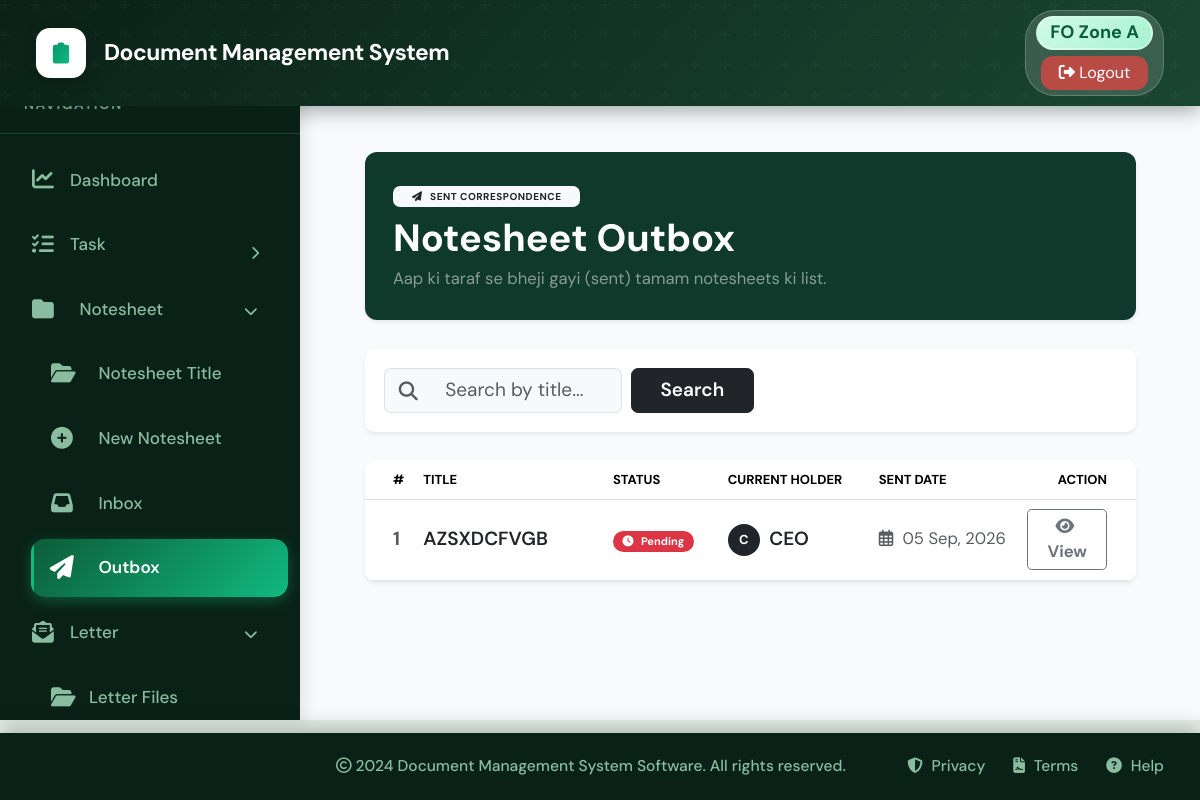
/notesheet/outbox/ (signed in), run on the app's committed database.
### core/models.py (models this page shows, shortened)
class Notesheet(models.Model):
    STATUS_CHOICES = (
        ('Pending', 'Pending'),
        ('In Progress', 'Seen'),
        ('Returned', 'Returned'),
        ('Completed', 'Completed'),
    )
    file = models.ForeignKey(File, on_delete=models.CASCADE, related_name='notesheets', null=True, blank=True)
    title = models.CharField(max_length=200, db_index=True)
    created_by = models.ForeignKey(User, on_delete=models.CASCADE, related_name="created_notesheets")
    current_holder = models.ForeignKey(User, on_delete=models.SET_NULL, null=True, blank=True, related_name="notesheets_in_hand")
    status = models.CharField(max_length=20, choices=STATUS_CHOICES, default="Pending", db_index=True)
    due_date = models.DateField(null=True, blank=True, db_index=True)
    is_seen = models.BooleanField(default=False)
    seen_at = models.DateTimeField(null=True, blank=True)
    created_at = models.DateTimeField(auto_now_add=True)
    updated_at = models.DateTimeField(auto_now=True)
    class Meta:
        ordering = ['-created_at']

### core/views.py (the view)
# urls.py: path('notesheet/outbox/', views.notesheet_outbox, name='notesheet_outbox'),
@login_required
def notesheet_outbox(request):
    notesheets = Notesheet.objects.filter(
        created_by=request.user
    ).exclude(current_holder=request.user).order_by('-updated_at')
    return render(request, 'notesheet_outbox.html', {'notesheets': notesheets})

### core/context_processors.py (called while the page is built)
def unread_notesheets(request):
    if request.user.is_authenticated:
        notesheets_count = Notesheet.objects.filter(
            current_holder=request.user,
            is_seen=False
        ).count()
        return {
            'unread_notesheets_count': notesheets_count,
        }
    return {
        'unread_notesheets_count': 0,
    }

def notifications_processor(request):
    if request.user.is_authenticated:
        unread_notifications = Notification.objects.filter(recipient=request.user, is_read=False)[:5]
        unread_count = Notification.objects.filter(recipient=request.user, is_read=False).count()
        return {
            'unread_notifications': unread_notifications,
            'unread_notifications_count': unread_count
        }
    return {}

### core/templates/notesheet_outbox.html (shortened to what this page needs)
{% extends 'base.html' %}
{% block content %}
<div class="container-fluid pt-2 pb-4 px-4">
    <div class="card border-0 text-white mb-4 shadow-sm" style="background-color: #0f392b; border-radius: 12px;">
        <div class="card-body p-4 d-flex justify-content-between align-items-center flex-wrap gap-3">
            <div>
                <span class="badge bg-light text-dark fw-bold mb-2 px-3 py-1 text-uppercase"
                    style="font-size: 10px; letter-spacing: 0.5px;">
                    <i class="fas fa-paper-plane me-1"></i> Sent Correspondence
                </span>
                <h2 class="fw-bold mb-1">Notesheet Outbox</h2>
                <p class="mb-0 text-white-50 small">Aap ki taraf se bheji gayi (sent) tamam notesheets ki list.</p>
            </div>
        </div>
    </div>
    <div class="card border-0 shadow-sm mb-4" style="border-radius: 10px;">
        <div class="card-body p-3">
            <form method="GET" action="{% url 'notesheet_outbox' %}" class="row g-2 align-items-center">
                <div class="col-md-6 col-lg-4">
                    <div class="input-group">
                        <span class="input-group-text bg-light border-end-0 text-muted">
                            <i class="fas fa-search"></i>
                        </span>
                        <input type="text" name="search" class="form-control bg-light border-start-0"
                            placeholder="Search by title..."
                            value="{{ search_query|default:'' }}">
                    </div>
                </div>
                <div class="col-auto">
                    <button type="submit" class="btn btn-dark fw-semibold px-4">Search</button>
                </div>
            </form>
        </div>
    </div>
    <div class="card border-0 shadow-sm" style="border-radius: 10px; overflow: hidden;">
        <div class="card-body p-0">
            <div class="table-responsive">
                <table class="table table-hover align-middle mb-0">
                    <thead style="background-color: #f8f9fa; font-size: 13px;" class="text-uppercase text-muted">
                        <tr>
                            <th class="ps-4" style="width: 5%;">#</th>
                            <th style="width: 25%;">Title</th>
                            <th style="width: 15%;">Status</th>
                            <th style="width: 20%;">Current Holder</th>
                            <th style="width: 20%;">Sent Date</th>
                            <th class="text-end pe-4" style="width: 15%;">Action</th>
                        </tr>
                    </thead>
                    <tbody>
                        {% for notesheet in notesheets %}
                        <tr>
                            <td class="ps-4 text-muted fw-bold">
                                {{ forloop.counter }}
                            </td>
                            <td>
                                <a href="{% url 'view_notesheet' notesheet.id %}"
                                    class="text-decoration-none text-dark fw-semibold d-block text-truncate"
                                    style="max-width: 100%;">
                                    {{ notesheet.title }}
                                </a>
                            </td>
                            <td>
                                {% if notesheet.status == 'Pending' %}
                                <span class="badge bg-danger text-white rounded-pill px-2 py-1"
                                    style="font-size: 11px; animation: pulse 1.5s infinite;">
                                    <i class="fas fa-clock me-1"></i> Pending
                                </span>
                                {% elif notesheet.status == 'In Progress' %}
                                <span class="badge bg-warning text-dark rounded-pill px-2 py-1"
                                    style="font-size: 11px; font-weight: normal;">
                                    <i class="fas fa-spinner me-1"></i> In Progress
                                </span>
                                {% elif notesheet.status == 'Returned' %}
                                <span class="badge bg-danger-subtle text-danger border border-danger-subtle rounded-pill px-2 py-1"
                                    style="font-size: 11px; font-weight: normal;">
                                    <i class="fas fa-undo me-1"></i> Returned
                                </span>
                                {% elif notesheet.status == 'Completed' %}
                                <span class="badge bg-light text-muted border rounded-pill px-2 py-1"
                                    style="font-size: 11px; font-weight: normal;">
                                    <i class="fas fa-check-double me-1 text-success"></i> Completed
                                </span>
                                {% else %}
                                <span class="badge bg-light text-muted border rounded-pill px-2 py-1"
                                    style="font-size: 11px; font-weight: normal;">
                                    {{ notesheet.status }}
                                </span>
                                {% endif %}
                            </td>
                            <td>
                                {% if notesheet.current_holder %}
                                <div class="d-flex align-items-center">
                                    <div class="avatar-sm rounded-circle bg-dark text-white d-flex align-items-center justify-content-center me-2 fw-bold"
                                        style="width: 32px; height: 32px; font-size: 13px;">
                                        {{ notesheet.current_holder.username|slice:":1"|upper }}
                                    </div>
                                    <div class="text-dark fw-semibold">{{ notesheet.current_holder.username }}</div>
                                </div>
                                {% else %}
                                <span class="text-muted small fst-italic">Unassigned</span>
                                {% endif %}
                            </td>
                            <td class="text-muted small">
                                <i class="far fa-calendar-alt me-1"></i> {{ notesheet.created_at|date:"d M, Y" }}
                            </td>
                            <td class="text-end pe-4">
                                <a href="{% url 'view_notesheet' notesheet.id %}"
                                    class="btn btn-sm btn-outline-secondary fw-bold px-3">
                                    <i class="fas fa-eye me-1"></i> View
                                </a>
                            </td>
                        </tr>
                        {% endfor %}
                    </tbody>
                </table>
            </div>
        </div>
    </div>
</div>
{% endblock %}

### core/templates/base.html (style rules this page uses)
:root { --primary-color: #10b981; --primary-dark: #059669; --primary-light: #34d399; --secondary-color: #1a4731; --dark-bg: #0d2b1e; --sidebar-bg: #0a2118; --hover-bg: #1a4731; --text-light: #8abda0; --text-dark: #0d2b1e; --border-color: #1a4731; --success: #10b981; --warning: #f59e0b; --danger: #ef4444; --info: #06b6d4; }
* { margin: 0; padding: 0; box-sizing: border-box; }
html { font-size: 19px; }
body { font-family: 'DM Sans', -apple-system, BlinkMacSystemFont, 'Segoe UI', sans-serif; background-color: #e8f0eb; min-height: 100vh; display: flex; flex-direction: column; font-size: 1rem; }

### data on the page
Notesheet: title "AZSXDCFVGB", status "Pending" (drawn), current_holder.username "C", current_holder.username "CEO", created_at "05 Sep, 2026"
